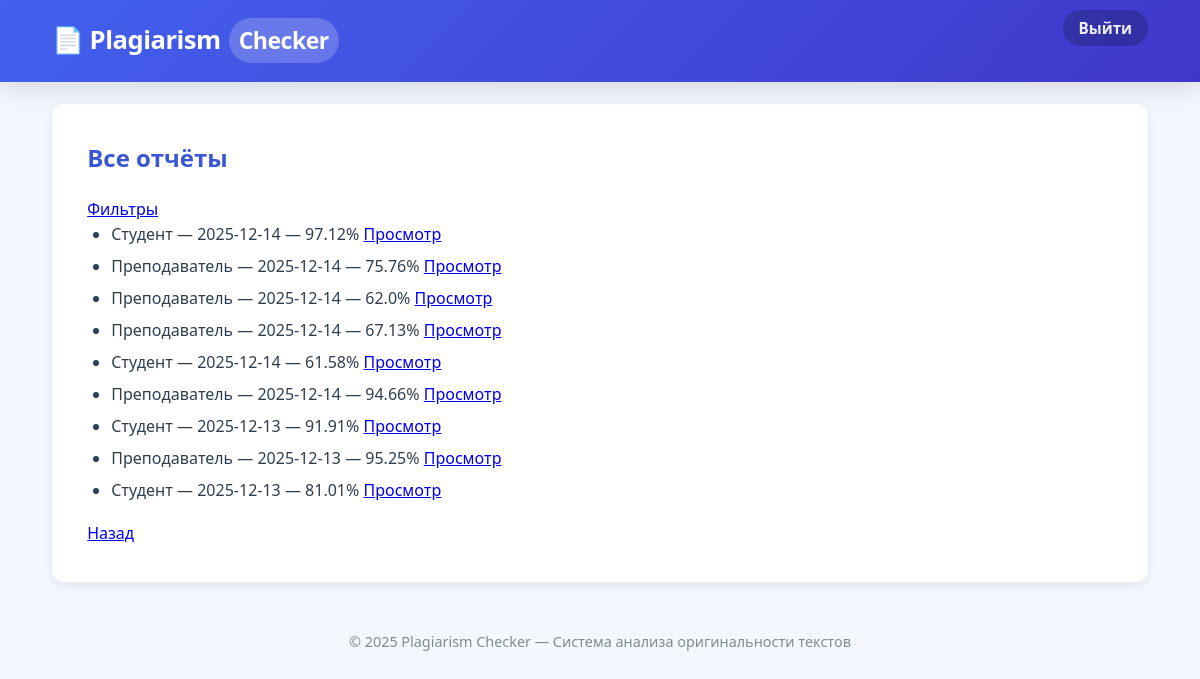
/teacher/reports (signed in), run on an earlier commit of the app's database.
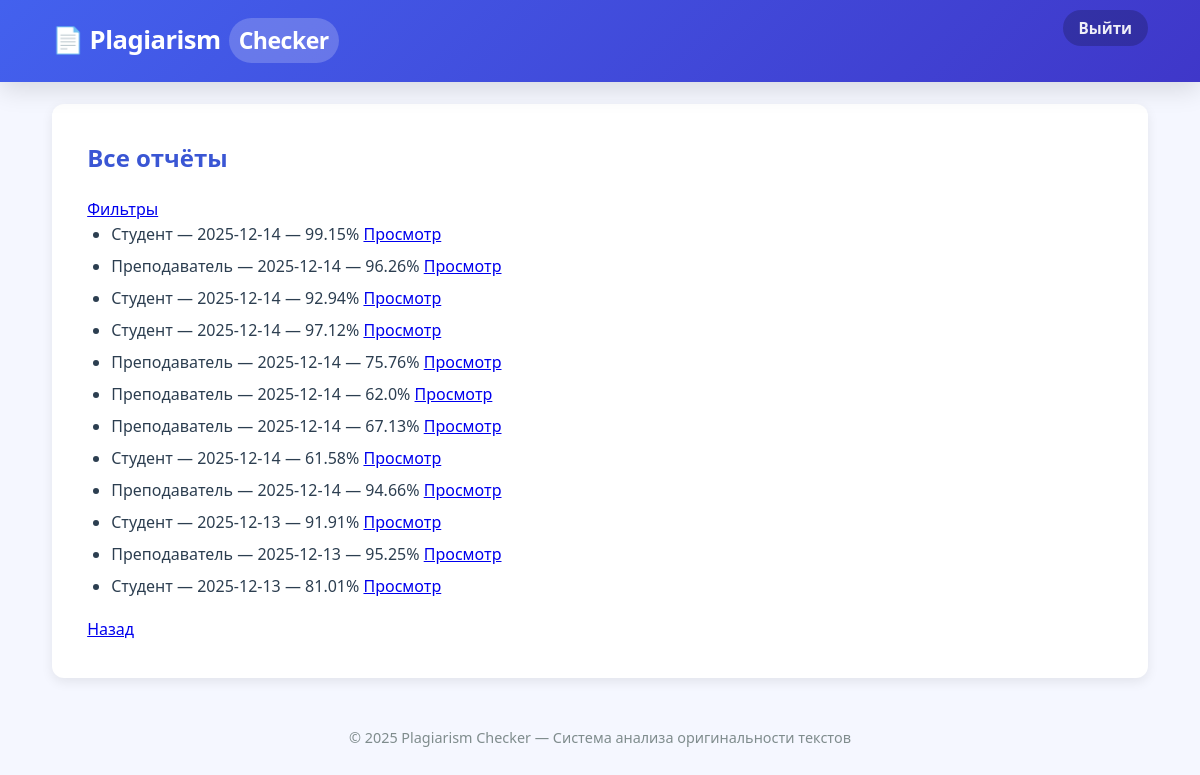
And on a later commit of the database.
### app/models.py (models this page shows)
class Report(db.Model):
    __tablename__ = 'reports'
    id = db.Column(db.Integer, primary_key=True)
    check_id = db.Column(db.Integer, db.ForeignKey(
        'plagiarism_checks.id'), nullable=False)
    user_id = db.Column(db.Integer, db.ForeignKey('users.id'), nullable=False)
    generated_date = db.Column(
        db.DateTime, default=db.func.current_timestamp())
    uniqueness_percentage = db.Column(db.Float)
    user = db.relationship('User', back_populates='reports')
    check = db.relationship('PlagiarismCheck', back_populates='report')

class User(UserMixin, db.Model):
    __tablename__ = 'users'
    id = db.Column(db.Integer, primary_key=True)
    name = db.Column(db.String(100), nullable=False)
    email = db.Column(db.String(120), unique=True, nullable=False)
    role = db.Column(db.String(20), nullable=False)
    password_hash = db.Column(db.String(128), nullable=False)
    documents = db.relationship('SourceDocument', back_populates='user')
    reports = db.relationship('Report', back_populates='user')

### app/teacher/routes.py (the view)
@bp.route('/reports')
@login_required
def reports():
    if current_user.role != 'teacher':
        flash('Доступ запрещён')
        return redirect(url_for('auth.login'))
    all_reports = get_all_reports()
    return render_template('teacher/reports.html', reports=all_reports)

### app/models.py (called while the page is built)
@login_manager.user_loader
def load_user(user_id):
    return User.query.get(int(user_id))

### app/teacher/services.py (called while the page is built)
def get_all_reports():
    return Report.query.order_by(Report.generated_date.desc()).all()

### app/templates/teacher/reports.html
{% extends "base.html" %}
{% block content %}
<h2>Все отчёты</h2>
<a href="{{ url_for('teacher.filter_reports') }}">Фильтры</a>
{% if reports %}
  <ul>
    {% for r in reports %}
      <li>
        {{ r.user.name }} — {{ r.generated_date.strftime('%Y-%m-%d') }} — {{ r.uniqueness_percentage }}%
        <a href="{{ url_for('teacher.view_report', report_id=r.id) }}">Просмотр</a>
      </li>
    {% endfor %}
  </ul>
{% else %}
  <p>Нет отчётов</p>
{% endif %}
<a href="{{ url_for('teacher.dashboard') }}">Назад</a>
{% endblock %}

What changed in the data, as far as the page shows it:
added Report: user.name "Студент", generated_date "2025-12-14", uniqueness_percentage "99.15"
added Report: user.name "Преподаватель", generated_date "2025-12-14", uniqueness_percentage "96.26"
added Report: user.name "Студент", generated_date "2025-12-14", uniqueness_percentage "92.94"
